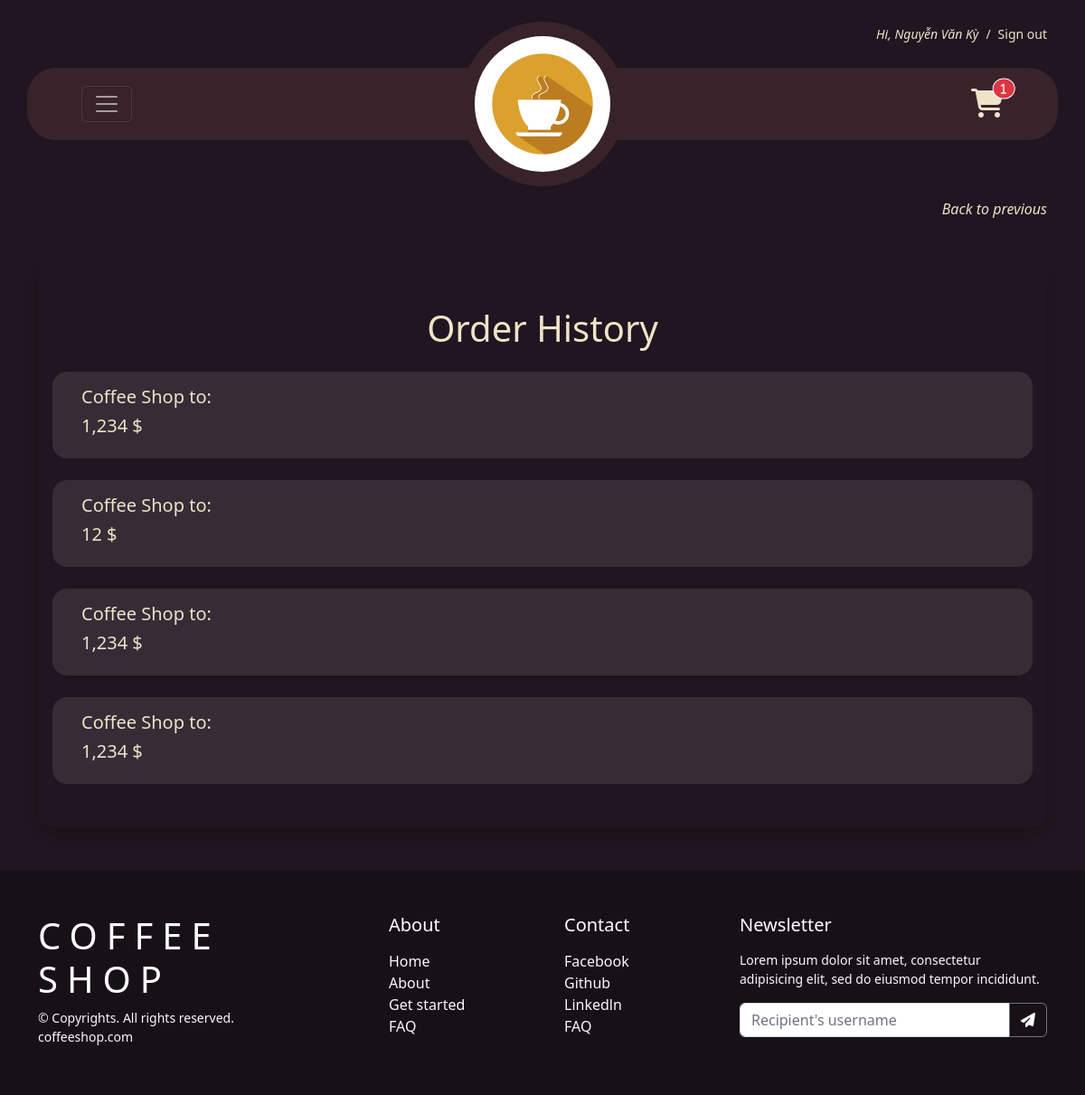
Screenshot of /historyorder.php (signed in) with the database file from the repository.
### tables this page shows
CREATE TABLE `cart` (
  `id` int NOT NULL,
  `id_user` int DEFAULT NULL,
  `total_price` double DEFAULT NULL,
  `address` text,
  `_status` int DEFAULT NULL
);

### database/DatabaseHandler.php (called while the page is built, shortened)
<?php
class DatabaseHandler
{
    private function getConn()
    {
        try {
            $hostname = "localhost";
            $dbname = "coffeshop";
            $user = "vanky";
            $password = "vanky";
            $dsn = "mysql:host=$hostname;dbname=$dbname;charset=UTF8";
            return new PDO($dsn, $user, $password);
        } catch (PDOException $ec) {
            echo $ec->getMessage();
            exit;
        }
    }
    public function GetDetailsCartByUser($id_user)
    {
        $connection = DatabaseHandler::getConn();
        $query = "SELECT * FROM cart WHERE id_user =:id_user and _status = 0";
        $statement =  $connection->prepare($query);
        $statement->bindValue(':id_user', $id_user, PDO::PARAM_INT);
        if ($statement->execute()) {
            $statement->setFetchMode(PDO::FETCH_CLASS, 'Cart');
            $cart = $statement->fetch();
            if ($cart != null) {
                $query = "SELECT * FROM detail_cart WHERE id_cart =:id_cart";
                $statement =  $connection->prepare($query);
                $statement->bindValue(':id_cart', $cart->id, PDO::PARAM_INT);
                if ($statement->execute()) {
                    $statement->setFetchMode(PDO::FETCH_CLASS, 'DetailCart');
                    return $statement->fetchAll();
                }
            }
        }
    }
    public function GetCartOrderedByUser($id_user)
    {
        $connection = DatabaseHandler::getConn();
        $query = "SELECT * FROM cart WHERE id_user =:id_user and _status = 1";
        $statement =  $connection->prepare($query);
        $statement->bindValue(':id_user', $id_user, PDO::PARAM_INT);
        if ($statement->execute()) {
            $statement->setFetchMode(PDO::FETCH_CLASS, 'Cart');
            $carts = $statement->fetchAll();
            return $carts;
        } else {
            return null;
        }
    }
}

### historyorder.php (the view, shortened to what this page needs)
<?php
require("includes/header.php");
$id_user = $_SESSION['log_detail'];
$carts = $db->GetCartOrderedByUser($id_user);
?>
<div class="container mt-5 pt-3 color-tan" style="min-height: 70vh;">
    <div class="justify-content-end d-flex mb-5">
        <a href="cart.php" class="text-tan nav-link"> <i>Back to previous</i> </a>
    </div>
    <?php if ($carts  == null) : ?>
        <div class="text-center">
            <h1 class="text-uppercase">Empty cart</h1>
            <img src="imgs/g6.jpg" alt="">
        </div>
    <? else : ?>
        <div class="col color-tan">
            <div class="">
                <div class=col-12">
                    <div class="shadow rounded-4 p-5 px-3">
                        <h1 class="text-center">Order History</h1>
                        <?php foreach ($carts as $cart) { ?>
                            <a href="detailhistory.php?id_cart=<?= $cart->id ?>" class="nav-link">
                                <div class="rounded-4 rounded bg-dark-purple-secondary w-100 d-flex item-cart-cart p-3 mt-4">
                                    <div class="ms-3 d-flex flex-column">
                                        <h5>Coffee Shop to: <?= $cart->address ?></h5>
                                        <h5><?= number_format($cart->total_price, 0, '.', ','); ?> $</h5>
                                    </div>
                                </div>
                            </a>
                        <? } ?>
                    </div>
                </div>
            </div>
        </div>
    <? endif; ?>
</div>
<?php
require("includes/footer.php");
?>

### includes/header.php (shortened to what this page needs)
<?php
require('./database/DatabaseHandler.php');
$db = new DatabaseHandler();
?>
<!DOCTYPE html>
<html lang="en">
<head>
    <link rel="stylesheet" href="https://cdnjs.cloudflare.com/ajax/libs/font-awesome/6.4.0/css/all.min.css" />
    <link rel="stylesheet" href="./css/bootstrap.css">
    <link rel="stylesheet" href="./css/fontawesome.css">
    <link rel="stylesheet" href="./css/owl.carousel.css">
    <link rel="stylesheet" href="./css/owl.theme.default.css">
    <link rel="stylesheet" href="./css/style.css">
    <link rel="stylesheet" href="./css/card_item.css">
</head>
<body>
    <header class="container d-none justify-content-between align-items-center d-md-flex">
        <?php if (isset($_SESSION['log_detail'])) : ?>
            <?php if (isset($_SESSION['admin'])) : ?>
                <span class="d-flex gap-2"><a href="manage_product.php"> <i>Hi, <?= $_SESSION["log_name"] ?></i></a> / <a href="logout.php">Sign out</a></span>
            <? else : ?>
                <span class="d-flex gap-2"><a href=""> <i>Hi, <?= $_SESSION["log_name"] ?></i></a> / <a href="logout.php">Sign out</a></span>
            <? endif ?>
        <?php else : ?>
            <span class="d-flex gap-2"><a href="#" class="btnSignUp">Sign up</a> / <a class="btnSignIn" href="#">Sign in</a></span>
        <?php endif ?>
    </header>
    <div class="mt-md-0 mt-5 pt-5 pt-md-0 mb-5">
        <nav class="header-nav navbar navbar-expand-xxl navbar-dark  container rounded-5 rounded px-5">
            <div class="container-fluid d-flex align-items-center">
                <button class="navbar-toggler shadow-none" type="button" data-bs-toggle="offcanvas" data-bs-target="#offcanvasExample" aria-controls="offcanvasExample">
                    <span class="navbar-toggler-icon"></span>
                </button>
                <div class="p-3 rounded-circle" id="logo-center">
                    <a class="" href="index.php">
                        <img style="width:150px; height:150px;" class="rounded-circle" src="././imgs/icon_launcher.png" alt="">
                    </a>
                </div>
                <div class="d-flex align-items-center order-4 flex-row justify-content-center text-light gap-2 ">
                    <?php if (!isset($_SESSION["log_detail"])) :  ?>
                        <a href="#" data-bs-toggle="modal" data-bs-target="#modalSignIn">
                            <i style="color: var(--color-tan); " class="fa fa-cart-shopping  fa-2x">
                            </i>
                        </a>
                    <? else : ?>
                        <a href="cart.php">
                            <i style="color: var(--color-tan); " class="fa fa-2x fa-cart-shopping position-relative">
                                <span style="font-size: 13px;" class="position-absolute small px-2 top-0 start-100 translate-middle p-1 bg-danger border border-light rounded-circle">
                                    <span class=""><?php
                                                    if (count($db->GetDetailsCartByUser($_SESSION["log_detail"])) == null) {
                                                        echo "0";
                                                    } else {
                                                        echo count($db->GetDetailsCartByUser($_SESSION["log_detail"]));
                                                    }
                                                    ?> </span>
                                </span>
                            </i>
                        </a>
                    <? endif; ?>
                </div>
            </div>
        </nav>
    </div>

### css/style.css (style rules this page uses)
:root { --dark-purple-primary: #201520; --dark-purple-secondary: #362c36; --light-purple-secondary: #463d46; --dark-purple-third: #171017; --light-purple-primary: #38232a; --color-tan: #efe3c8; --color-dark-gray: #463d46; }
body { background-color: var(--dark-purple-primary) !important; color: var(--color-tan) !important; }
header { line-height: 75px; font-size: 14px; color: var(--color-tan) !important; }
header a { text-decoration: none; color: var(--color-tan) !important; }
.header-nav { height: 80px; position: relative; background-color: var(--light-purple-primary); }
#logo-center { position: absolute; overflow: inherit; left: 50%; transform: translate(-50%, 0); background-color: var(--light-purple-primary); }
.text-tan { color: var(--color-tan); }
.color-tan { color: var(--color-tan) !important; }
.bg-dark-purple-secondary { background-color: var(--dark-purple-secondary) !important; }

### rows the page displays
cart: id "1"
cart: total_price "1,234"
cart: total_price "12"
cart: total_price "1,234"
cart: total_price "1,234"

### other values shown
$_SESSION["log_name"] "Nguyễn Văn Kỳ"
